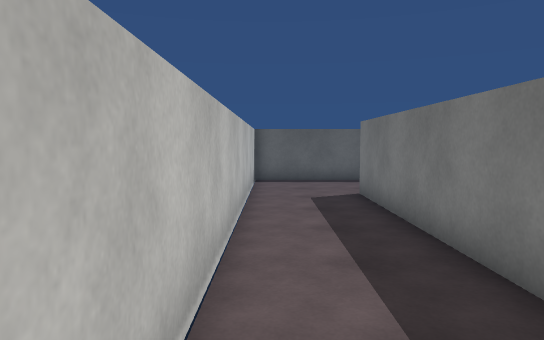
view 1 (above)

17 first-person views from a walk through a scene from a Unity 3-D project. The camera is 1.5 m above the floor, tilts 4° down and sees 70° across. The floor is counted in squares, 1 m on a side. Each view is taken from the middle of a square. On the plan, view 1 faces up. The plan holds only what a view shows up to about 17 squares ahead; the rest is blank. The place goes on beyond the plan. The player character is not drawn. Surface patterns are stand-ins for the level's own textures.

view 2
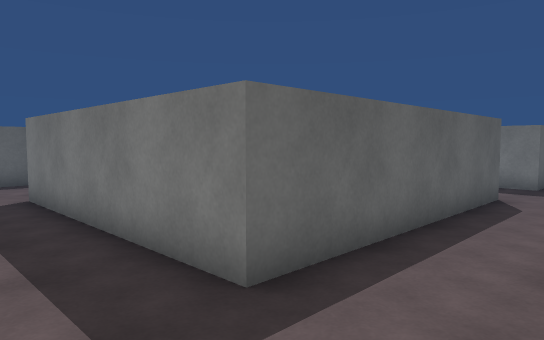

view 3
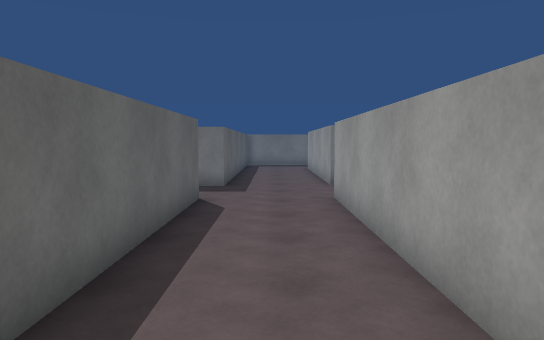

view 4
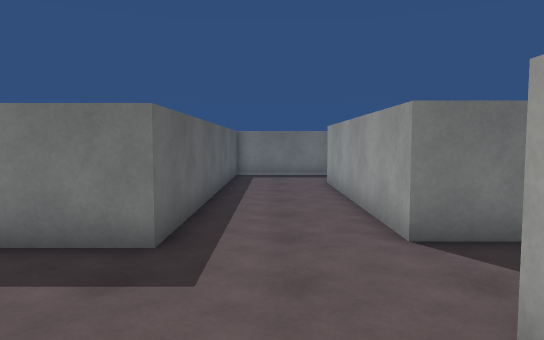

view 5
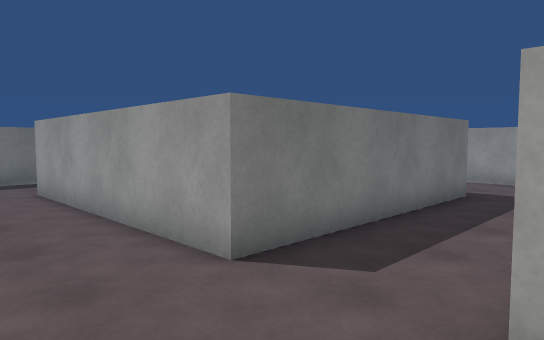

view 6
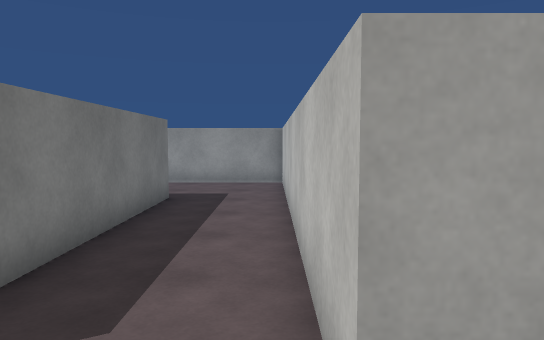

view 7
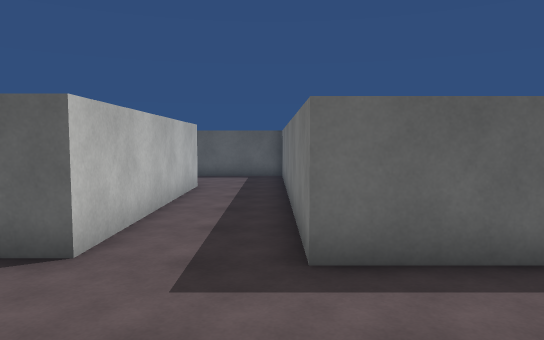

view 8
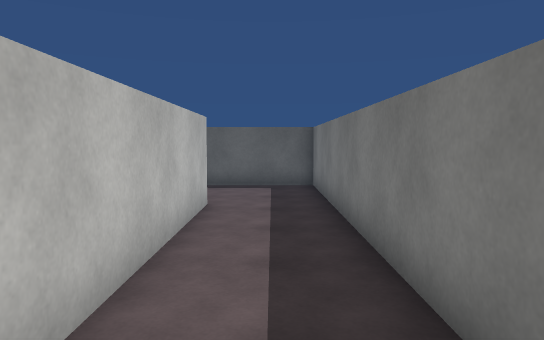

view 9
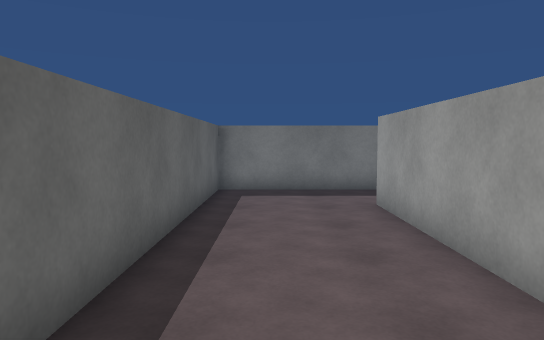

view 10
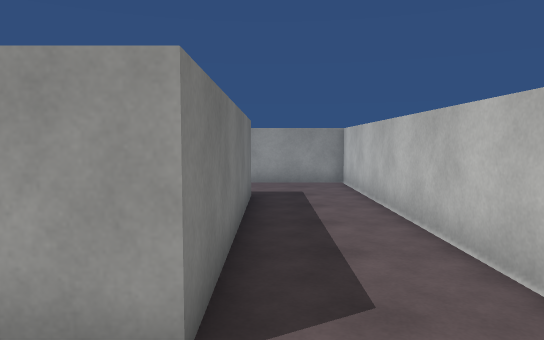

view 11
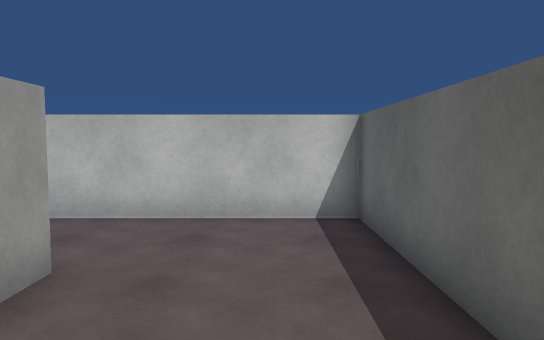

view 12
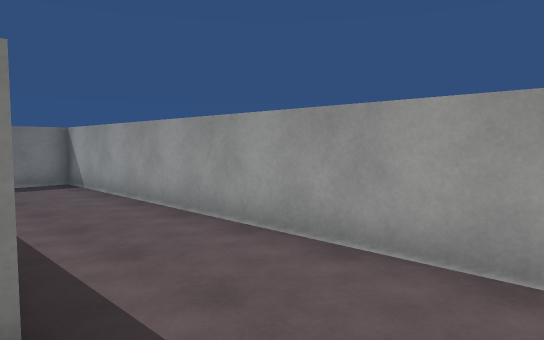

view 13
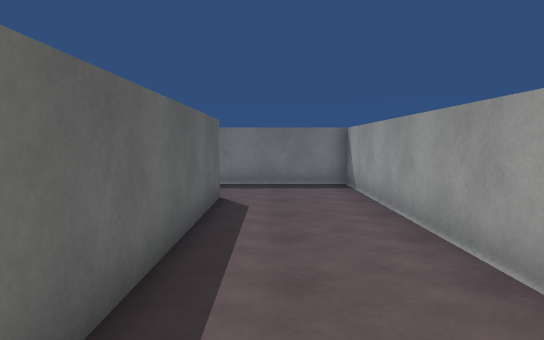

view 14
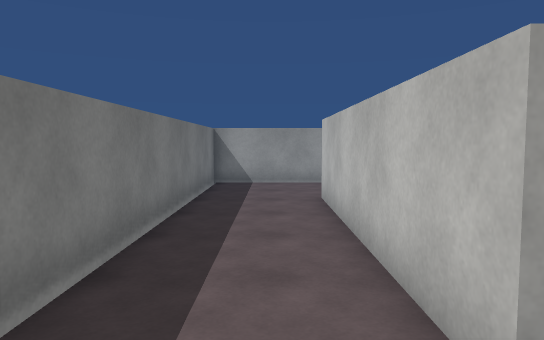

view 15
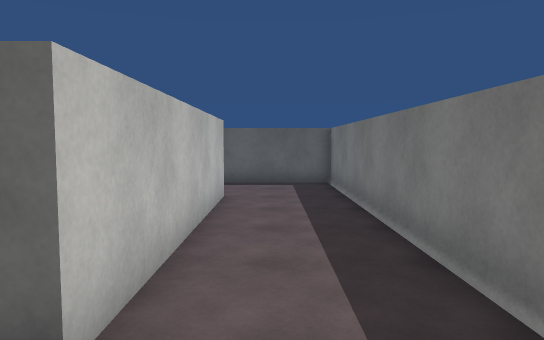

view 16
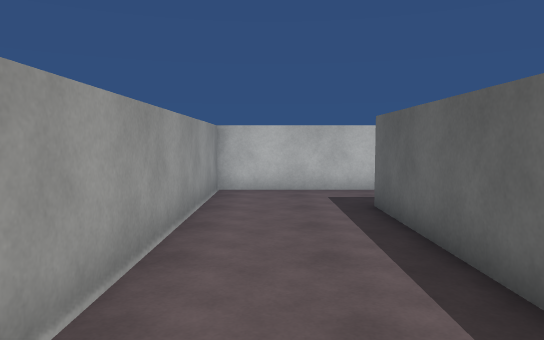

view 17
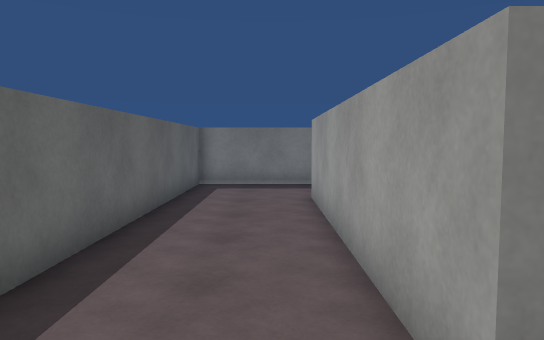

### Floor plan
Points are (right, up) in squares from view 1. A wall is a line through its corners. A room is listed if a view was taken in it or the views show most of it. See-through windows are left out.
Room 1 (views 1, 2, 3, 4, 5, 6, 7, 8, 9, 10, 11, 12, 13, 14, 15, 16, 17)
walls: (11.6, -0.7) (11.6, -13.8) (27.2, -13.8) (27.2, 2.7) (14.5, 2.7) (14.5, 15.7) (-0.7, 15.7) (-0.7, -0.7) (11.6, -0.7); (14.8, -1.1) (23.6, -1.1) (23.6, -9.6) (14.8, -9.6) (14.8, -1.1); (5.5, 11.4) (11.4, 11.4) (11.4, 3) (2.6, 3) (2.6, 11.4) (3.9, 11.4)

Positions as (right, up) in squares from view 1, and headings:
1: (0, 0), facing up
2: (0, 0), facing up-right
3: (1, 1), facing right
4: (9, 1), facing right
5: (11, 2), facing down-right
6: (12, 1), facing down
7: (14, -2), facing up
8: (13, 2), facing up
9: (2, 14), facing right
10: (2, 14), facing down
11: (7, 14), facing left
12: (12, -9), facing down-right
13: (13, -11), facing right
14: (25, 1), facing down
15: (25, -12), facing up
16: (24, -12), facing left
17: (13, 0), facing right
